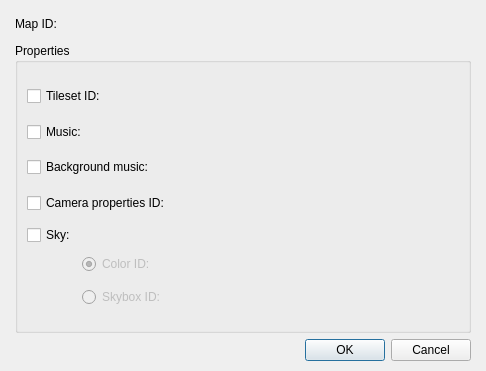
<?xml version="1.0" encoding="UTF-8"?>
<ui version="4.0">
 <class>DialogCommandChangeMapProperties</class>
 <widget class="QDialog" name="DialogCommandChangeMapProperties">
  <property name="geometry">
   <rect>
    <x>0</x>
    <y>0</y>
    <width>486</width>
    <height>371</height>
   </rect>
  </property>
  <property name="windowTitle">
   <string>Dialog</string>
  </property>
  <layout class="QGridLayout" name="gridLayout_2">
   <property name="leftMargin">
    <number>15</number>
   </property>
   <property name="topMargin">
    <number>10</number>
   </property>
   <property name="rightMargin">
    <number>15</number>
   </property>
   <property name="bottomMargin">
    <number>10</number>
   </property>
   <item row="0" column="0">
    <layout class="QVBoxLayout" name="verticalLayout_2">
     <item>
      <layout class="QVBoxLayout" name="verticalLayout">
       <item>
        <layout class="QHBoxLayout" name="horizontalLayout" stretch="0,0,1">
         <item>
          <widget class="QLabel" name="labelMapID">
           <property name="text">
            <string>Map ID:</string>
           </property>
          </widget>
         </item>
         <item>
          <widget class="PanelPrimitiveValue" name="panelPrimitiveMapID" native="true">
           <property name="minimumSize">
            <size>
             <width>250</width>
             <height>27</height>
            </size>
           </property>
           <property name="maximumSize">
            <size>
             <width>250</width>
             <height>27</height>
            </size>
           </property>
          </widget>
         </item>
         <item>
          <spacer name="horizontalSpacer_4">
           <property name="orientation">
            <enum>Qt::Horizontal</enum>
           </property>
           <property name="sizeHint" stdset="0">
            <size>
             <width>40</width>
             <height>20</height>
            </size>
           </property>
          </spacer>
         </item>
        </layout>
       </item>
       <item>
        <widget class="QGroupBox" name="groupBoxProperties">
         <property name="title">
          <string>Properties</string>
         </property>
         <layout class="QGridLayout" name="gridLayout_4">
          <item row="0" column="0">
           <layout class="QVBoxLayout" name="verticalLayout_3">
            <item>
             <layout class="QGridLayout" name="gridLayout">
              <item row="0" column="0">
               <widget class="QCheckBox" name="checkBoxTilesetID">
                <property name="text">
                 <string>Tileset ID:</string>
                </property>
               </widget>
              </item>
              <item row="0" column="1">
               <widget class="PanelPrimitiveValue" name="panelPrimitiveTilesetID" native="true">
                <property name="enabled">
                 <bool>false</bool>
                </property>
                <property name="minimumSize">
                 <size>
                  <width>250</width>
                  <height>27</height>
                 </size>
                </property>
                <property name="maximumSize">
                 <size>
                  <width>250</width>
                  <height>27</height>
                 </size>
                </property>
               </widget>
              </item>
              <item row="0" column="2" rowspan="4">
               <spacer name="horizontalSpacer_5">
                <property name="orientation">
                 <enum>Qt::Horizontal</enum>
                </property>
                <property name="sizeHint" stdset="0">
                 <size>
                  <width>38</width>
                  <height>138</height>
                 </size>
                </property>
               </spacer>
              </item>
              <item row="1" column="0">
               <widget class="QCheckBox" name="checkBoxMusic">
                <property name="text">
                 <string>Music:</string>
                </property>
               </widget>
              </item>
              <item row="1" column="1">
               <widget class="WidgetSong" name="widgetSongMusic" native="true">
                <property name="enabled">
                 <bool>false</bool>
                </property>
                <property name="minimumSize">
                 <size>
                  <width>250</width>
                  <height>27</height>
                 </size>
                </property>
                <property name="maximumSize">
                 <size>
                  <width>250</width>
                  <height>27</height>
                 </size>
                </property>
               </widget>
              </item>
              <item row="2" column="0">
               <widget class="QCheckBox" name="checkBoxBackgroundMusic">
                <property name="text">
                 <string>Background music:</string>
                </property>
               </widget>
              </item>
              <item row="2" column="1">
               <widget class="WidgetSong" name="widgetSongBackgroundMusic" native="true">
                <property name="enabled">
                 <bool>false</bool>
                </property>
                <property name="minimumSize">
                 <size>
                  <width>250</width>
                  <height>27</height>
                 </size>
                </property>
                <property name="maximumSize">
                 <size>
                  <width>250</width>
                  <height>27</height>
                 </size>
                </property>
               </widget>
              </item>
              <item row="3" column="0">
               <widget class="QCheckBox" name="checkBoxCameraPropertiesID">
                <property name="text">
                 <string>Camera properties ID:</string>
                </property>
               </widget>
              </item>
              <item row="3" column="1">
               <widget class="PanelPrimitiveValue" name="panelPrimitiveCameraPropertiesID" native="true">
                <property name="enabled">
                 <bool>false</bool>
                </property>
                <property name="minimumSize">
                 <size>
                  <width>250</width>
                  <height>27</height>
                 </size>
                </property>
                <property name="maximumSize">
                 <size>
                  <width>250</width>
                  <height>27</height>
                 </size>
                </property>
               </widget>
              </item>
             </layout>
            </item>
            <item>
             <layout class="QGridLayout" name="gridLayout_3">
              <item row="0" column="0">
               <widget class="QCheckBox" name="checkBoxSky">
                <property name="text">
                 <string>Sky:</string>
                </property>
               </widget>
              </item>
              <item row="0" column="1" colspan="3">
               <spacer name="horizontalSpacer_2">
                <property name="orientation">
                 <enum>Qt::Horizontal</enum>
                </property>
                <property name="sizeHint" stdset="0">
                 <size>
                  <width>508</width>
                  <height>20</height>
                 </size>
                </property>
               </spacer>
              </item>
              <item row="1" column="0" rowspan="2">
               <spacer name="horizontalSpacer">
                <property name="orientation">
                 <enum>Qt::Horizontal</enum>
                </property>
                <property name="sizeHint" stdset="0">
                 <size>
                  <width>48</width>
                  <height>48</height>
                 </size>
                </property>
               </spacer>
              </item>
              <item row="1" column="1">
               <widget class="QRadioButton" name="radioButtonColorID">
                <property name="enabled">
                 <bool>false</bool>
                </property>
                <property name="text">
                 <string>Color ID:</string>
                </property>
                <property name="checked">
                 <bool>true</bool>
                </property>
               </widget>
              </item>
              <item row="1" column="2">
               <widget class="PanelPrimitiveValue" name="panelPrimitiveColorID" native="true">
                <property name="enabled">
                 <bool>false</bool>
                </property>
                <property name="minimumSize">
                 <size>
                  <width>250</width>
                  <height>27</height>
                 </size>
                </property>
                <property name="maximumSize">
                 <size>
                  <width>250</width>
                  <height>27</height>
                 </size>
                </property>
               </widget>
              </item>
              <item row="1" column="3" rowspan="2">
               <spacer name="horizontalSpacer_3">
                <property name="orientation">
                 <enum>Qt::Horizontal</enum>
                </property>
                <property name="sizeHint" stdset="0">
                 <size>
                  <width>148</width>
                  <height>48</height>
                 </size>
                </property>
               </spacer>
              </item>
              <item row="2" column="1">
               <widget class="QRadioButton" name="radioButtonSkyboxID">
                <property name="enabled">
                 <bool>false</bool>
                </property>
                <property name="text">
                 <string>Skybox ID:</string>
                </property>
               </widget>
              </item>
              <item row="2" column="2">
               <widget class="PanelPrimitiveValue" name="panelPrimitiveSkyboxID" native="true">
                <property name="enabled">
                 <bool>false</bool>
                </property>
                <property name="minimumSize">
                 <size>
                  <width>250</width>
                  <height>27</height>
                 </size>
                </property>
                <property name="maximumSize">
                 <size>
                  <width>250</width>
                  <height>27</height>
                 </size>
                </property>
               </widget>
              </item>
             </layout>
            </item>
           </layout>
          </item>
         </layout>
        </widget>
       </item>
      </layout>
     </item>
     <item>
      <widget class="QDialogButtonBox" name="buttonBox">
       <property name="orientation">
        <enum>Qt::Horizontal</enum>
       </property>
       <property name="standardButtons">
        <set>QDialogButtonBox::Cancel|QDialogButtonBox::Ok</set>
       </property>
      </widget>
     </item>
    </layout>
   </item>
  </layout>
 </widget>
 <customwidgets>
  <customwidget>
   <class>PanelPrimitiveValue</class>
   <extends>QWidget</extends>
   <header>panelprimitivevalue.h</header>
   <container>1</container>
  </customwidget>
  <customwidget>
   <class>WidgetSong</class>
   <extends>QWidget</extends>
   <header>widgetsong.h</header>
   <container>1</container>
  </customwidget>
 </customwidgets>
 <resources/>
 <connections>
  <connection>
   <sender>buttonBox</sender>
   <signal>accepted()</signal>
   <receiver>DialogCommandChangeMapProperties</receiver>
   <slot>accept()</slot>
   <hints>
    <hint type="sourcelabel">
     <x>248</x>
     <y>254</y>
    </hint>
    <hint type="destinationlabel">
     <x>157</x>
     <y>274</y>
    </hint>
   </hints>
  </connection>
  <connection>
   <sender>buttonBox</sender>
   <signal>rejected()</signal>
   <receiver>DialogCommandChangeMapProperties</receiver>
   <slot>reject()</slot>
   <hints>
    <hint type="sourcelabel">
     <x>316</x>
     <y>260</y>
    </hint>
    <hint type="destinationlabel">
     <x>286</x>
     <y>274</y>
    </hint>
   </hints>
  </connection>
 </connections>
</ui>
